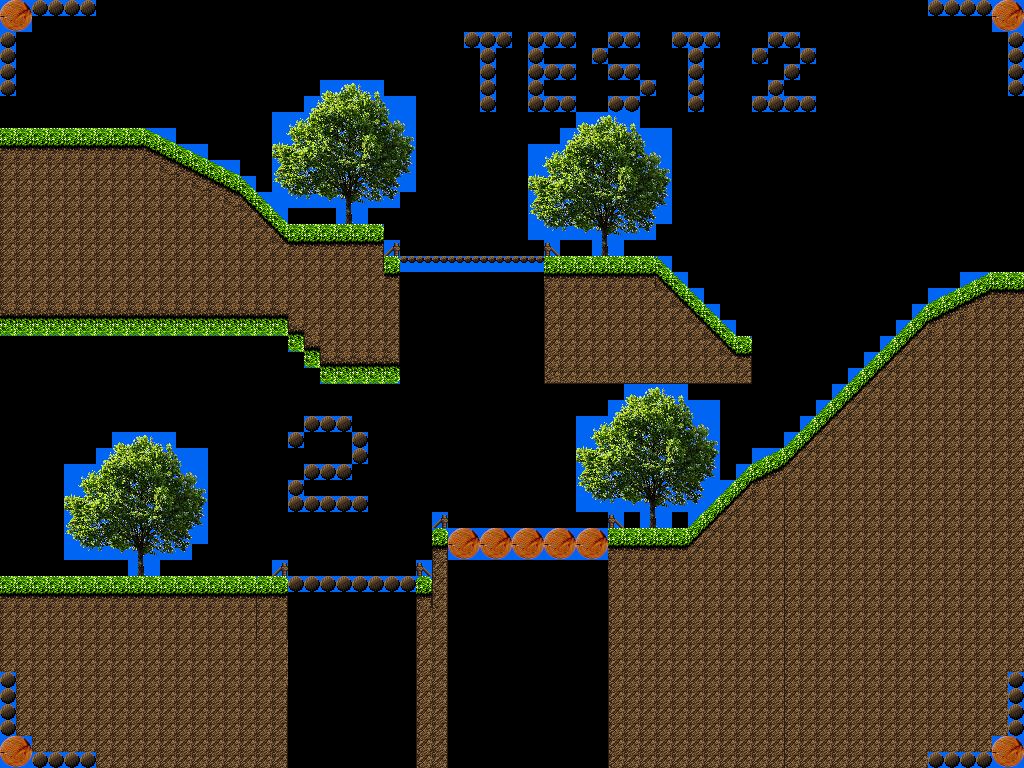

The image is a tile-based game level rendered from a .tmx file. Its description and source (layers, tilesets, objects; grid data summarised) follow:
An orthogonal 64x48 tile map with 16x16 px tiles, 3 tile layers (fg_main, fg_col, fg_prz).

<map version="1.9" tiledversion="1.9.0" orientation="orthogonal" renderorder="right-down" width="64" height="48" tilewidth="16" tileheight="16" infinite="0" nextlayerid="8" nextobjectid="117">
 <tileset firstgid="1" name="FG" tilewidth="16" tileheight="16" tilecount="256" columns="16">
  <image source="_res/FG.png" trans="0066ee" width="256" height="256" />
 </tileset>
 <layer id="2" name="fg_main" width="64" height="48">
  <data>[3072 cells, 1596 non-empty, 111 distinct tile ids]</data>
 </layer>
 <layer id="5" name="fg_col" width="64" height="48">
  <data>[3072 cells, 0 non-empty, 0 distinct tile ids]</data>
 </layer>
 <layer id="6" name="fg_prz" width="64" height="48">
  <data>[3072 cells, 0 non-empty, 0 distinct tile ids]</data>
 </layer>
 <objectgroup id="7" name="objects" />
</map>
